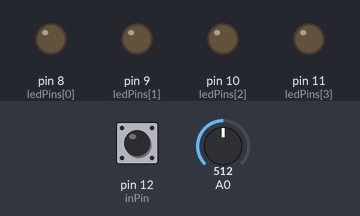
Recording of a sketch running on a simulated Arduino Uno, built with avr-gcc and run on an emulated ATmega328P. Parts: output pins drawn as LEDs (lit = HIGH). Inputs (shaded band) come from the test bench; at power-on: pin 12 (inPin) HIGH, A0 = 512. What the sketch prints to the serial monitor is not drawn.

Above: at 1.2 s.
1.3 s: pin 12 (inPin) pulled LOW for 0.15 s
At 2.3 s:
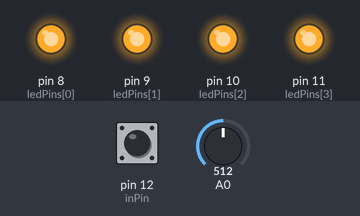
2.9 s: pin 12 (inPin) pulled LOW for 1 s
At 3.6 s:
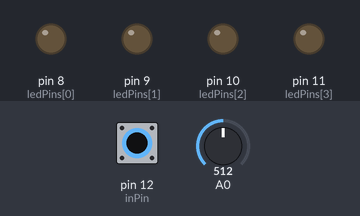
5.4 s: pin 12 (inPin) pulled LOW for 3.2 s
At 6.7 s:
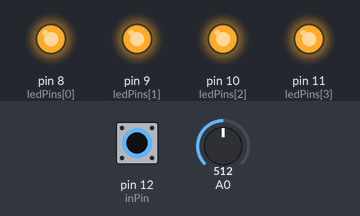
Timing chart, 0 to 8.4 s (numbered marks = the images above; inputs shaded):
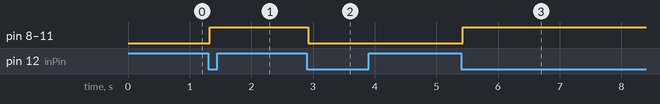

The sketch:

ADC_BitRegister.ino
```cpp
/*****************************
   * Rabus *
   * HTW CHUR *
   * 25. FEB 2019 *
   * Poti LED-Stair *
  ******************************/
#include <Bounce2.h>
#include <avr/io.h>


int potPin = 0; //Potentioneter Pin

//Code for Blinking ledS
int ledPins[] = {8, 9, 10, 11};
int inPin = 12; // Button Input
int ledState = LOW;
int outputconsole;

Bounce debouncer = Bounce(); // Instantiate a Bounce object

void setup() {
 Serial.begin(115200); //Monitoring

ADMUX = 0B01000000; //Adlar = 0,
ADCL =  0B00000001; //ADC0 as Input pin
ADCSRA = 0B10000111; //ADC enable , ADC Start Conversation , 128bit prescale

//Code for Blinking ledS
debouncer.attach(inPin,INPUT_PULLUP); //Debouncing pins
debouncer.interval(25); // Use a debounce interval of 25 milliseconds
  for (byte i = 0; i < 4; i++) {
    pinMode(ledPins[i], OUTPUT); //set pins as output
    digitalWrite(ledPins[i],ledState); //activate pins
  }


}


void loop() {
//Code for Blinking ledS
debouncer.update(); // Update the Bounce instance
if ( debouncer.fell() ) { //Take timestamp for Button pressed
  ledState = !ledState; // Toggle LED state
    for (byte i = 0; i < 4; i++) {
      digitalWrite(ledPins[i],ledState);
      }
    }


   //Start ADC Conversation
   ADCSRA = 0B11000111;


while(ADCSRA & 0B01000000){ //Wait for finishing conversation
}

outputconsole = ADCL | (ADCH <<8); //Move Bit 8 positions to fill 10bit safe
Serial.println(outputconsole);
}
```

Measured:
- after the input at 1.3 s, pin 8 (ledPins[0]), pin 9 (ledPins[1]), pin 10 (ledPins[2]), pin 11 (ledPins[3]): LOW → HIGH at once
- after the input at 2.9 s, pin 8 (ledPins[0]), pin 9 (ledPins[1]), pin 10 (ledPins[2]), pin 11 (ledPins[3]): HIGH → LOW at once
- after the input at 5.4 s, pin 8 (ledPins[0]), pin 9 (ledPins[1]), pin 10 (ledPins[2]), pin 11 (ledPins[3]): LOW → HIGH at once
